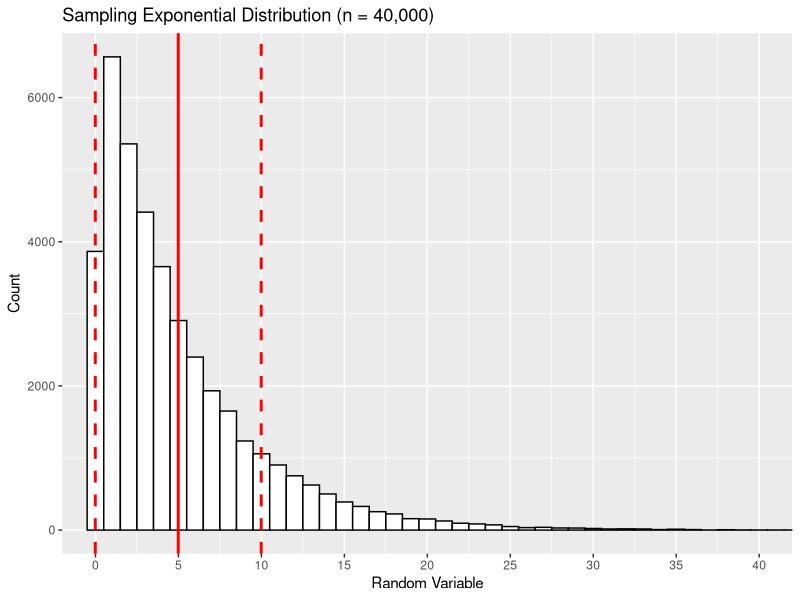
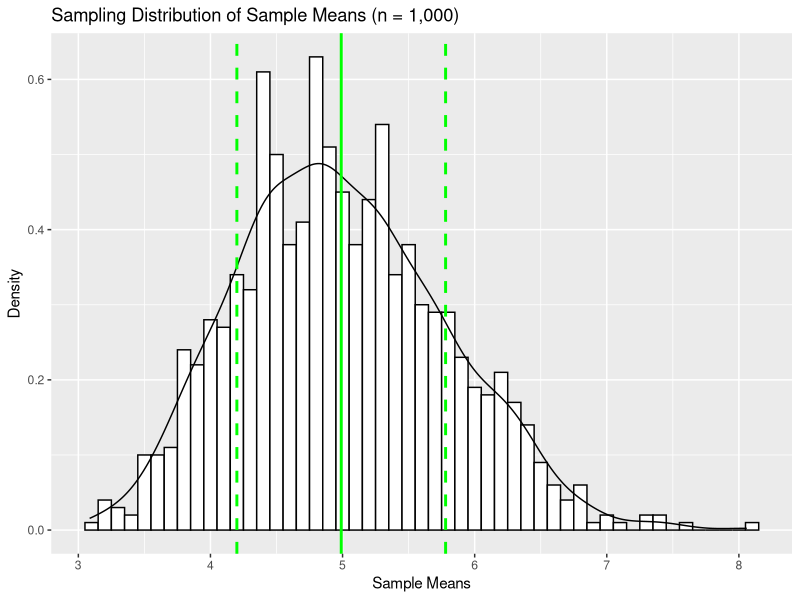
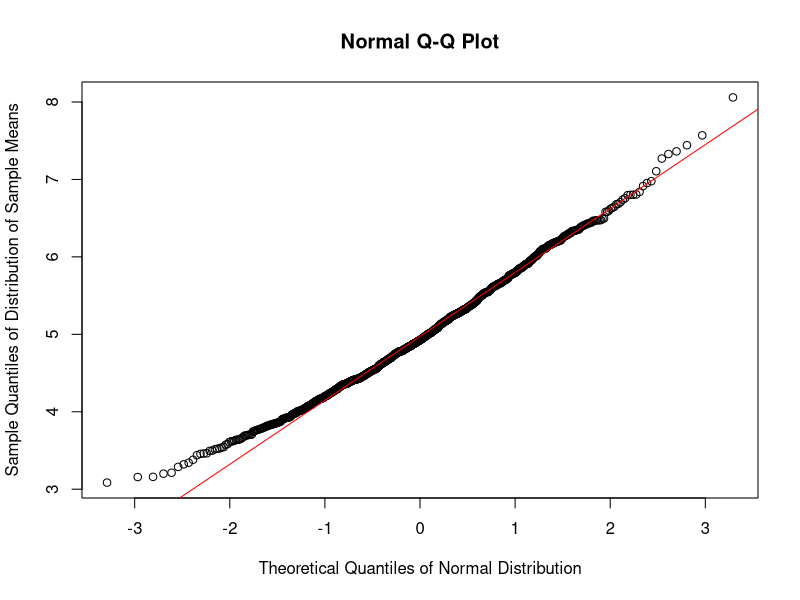

These charts were generated, in order, by the following R code:
## ---- chunk 1
library(dplyr)    # Data manipulation
library(ggplot2)  # Data visualization
## ---- chunk 2
# Set rate parameter
lambda      <- .2

# Compute theoretical (population) measures
mean        <- 1/lambda
stdev       <- 1/lambda
variance    <- stdev^2
## ---- chunk 3
# Generate distribution sample
samplesize        <- 40
simreps           <- 1000
set.seed(1)
exp_distr <- data.frame(rvar = rexp(n = samplesize * simreps, rate = lambda))

# Compute sample measures for exponential distribution
samplemean        <- round(mean(exp_distr$rvar), 2)
samplestdev       <- round(sd(  exp_distr$rvar), 2)
samplevariance    <- round(samplestdev^2, 2)
## ---- chunk 4
# Visualize sample distribution
ggplot(exp_distr, aes(rvar)) +
      labs(title = "Sampling Exponential Distribution (n = 40,000)",
           y     = "Count",
           x     = "Random Variable") +
      geom_histogram(binwidth=1, colour="black", fill="white") +
      # Draw sample measures in red
      geom_vline(aes(xintercept=samplemean),
                 linetype="solid", size=1, colour="red") +
      geom_vline(aes(xintercept=samplemean+samplestdev),
                 linetype="dashed", size=1, colour="red") +
      geom_vline(aes(xintercept=samplemean-samplestdev),
                 linetype="dashed", size=1, colour="red") +
      scale_x_continuous(breaks = seq(0, 40, 5)) +
      coord_cartesian(xlim=c(0, 40))

## ---- chunk 5
# Create simulation dataset
simulation <- NULL
simulation <- as.data.frame(matrix(exp_distr$rvar,
                                   nrow   = simreps,
                                   ncol   = samplesize))
simulation <- mutate(simulation, averages = rowMeans(simulation))

# Compute sample measure for distribution of averages means
samplemean2       <- round(mean(simulation$averages), 2)
samplestdev2      <- round(sd(  simulation$averages), 2) 
samplevariance2   <- round(var( simulation$averages), 2)

# Display first and last three random variables from exp. distr. and row mean/average 
head(simulation[, c(1:3, 38:41)], 3)
## ---- chunk 6
# Distribution of sample means
ggplot(simulation, aes(averages)) +
      labs(title = "Sampling Distribution of Sample Means (n = 1,000)",
           y = "Density",
           x = "Sample Means") +
      # Histogram with density instead of count on y-axis
      geom_histogram(aes(y=..density..),      
                   binwidth=.1,
                   colour="black", fill="white") +
      # Overlay with transparent density plot
      geom_density() +
      geom_vline(aes(xintercept = samplemean2),
                 linetype="solid",  size=1, colour="green")   +
      geom_vline(aes(xintercept = samplemean2 + samplestdev2),
                 linetype="dashed", size=1, colour="green")   +
      geom_vline(aes(xintercept = samplemean2 - samplestdev2),
                 linetype="dashed", size=1, colour="green")
## ---- chunk 7
# Draw a Q-Q plot
qqnorm(simulation$averages,
       xlab = "Theoretical Quantiles of Normal Distribution",
       ylab = "Sample Quantiles of Distribution of Sample Means")
# Draw straight test line
qqline(simulation$averages, col = "red")
